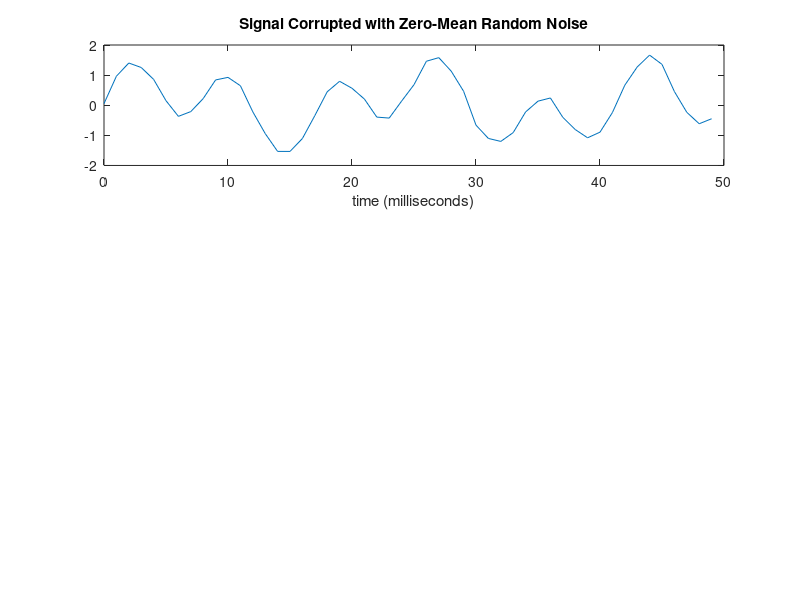

This chart was generated by the following MATLAB code: (Note: this script raises an error after producing the figure.)
%function [ output_args ] = testfft( input_args )
%TESTFFT Summary of this function goes here
%   Detailed explanation goes here

close all;

% number of subplots
numRows = 3;
numCols = 1;

Fs = 1000;                    % Sampling frequency
T = 1/Fs;                     % Sample time
L = 2000;                     % Length of signal
t = (0:L-1)*T;                % Time vector
% Sum of a 50 Hz sinusoid and a 120 Hz sinusoid
x = 0.7*sin(2*pi*50*t) + sin(2*pi*120*t); 
%y = x + 2*randn(size(t));     % Sinusoids plus noise
y = x + 0.1*randn(size(t));     % Sinusoids plus noise

subplot(numRows, numCols, 1);
%plot(Fs*t(1:N), y(1:N), 'o', Fs*t(1:N), 0.7*sin(2*pi*50*t)-5, Fs*t(1:N), x-5);
%plot(Fs*t, x, Fs*t(1:N), 0.7*sin(2*pi*50*t), Fs*t(1:N), sin(2*pi*120*t));
plot(Fs*t(1:50), y(1:50))
%legend x c1 c2
title('Signal Corrupted with Zero-Mean Random Noise')
xlabel('time (milliseconds)')

pause(0.001); % jframe nastiness
jframe = get(handle(gcf), 'JavaFrame');
jframe.setMaximized(true); % maximize figure


% converts a finite list of equally spaced samples of a function into the list of coefficients of a
% finite combination of complex sinusoids, ordered by their frequencies
% but: it's the periodic extension of the original data!


NFFT = 2 * 2^nextpow2(L); % Next power of 2 from length of y
Y = fft(y, NFFT) / L;

% frequencies are integer multiples of the fundamental frequency
% its period is the length of the sampling interval
% the combination of sinusoids obtained through the DFT is therefore periodic with that same period
f = Fs / 2 * linspace(0, 1, NFFT/2); % 0, ... 512 entries ..., 1
Y2 = 2 * abs(Y(1:NFFT/2));

% plot single-sided amplitude spectrum
subplot(numRows, numCols, 2);
plot(f, Y2);
title('Single-Sided Amplitude Spectrum of y(t)');
xlabel('Frequency (Hz)');
ylabel('|Y(f)|');

line([50 120; 50 120], [0 0; 1.1 1.1], 'Color', 'r' ,'LineStyle', '-');

dBm = 10 * log10(1000 * Y2.^2 / 50);
subplot(numRows, numCols, 3);
plot(f, dBm);
xlabel('Frequency (Hz)');
ylabel('dBm');

%plot(f, angle(Y(1:NFFT/2))/pi*180);
%xlabel('Frequency (Hz)');
%ylabel('Phase angle (degrees)');
